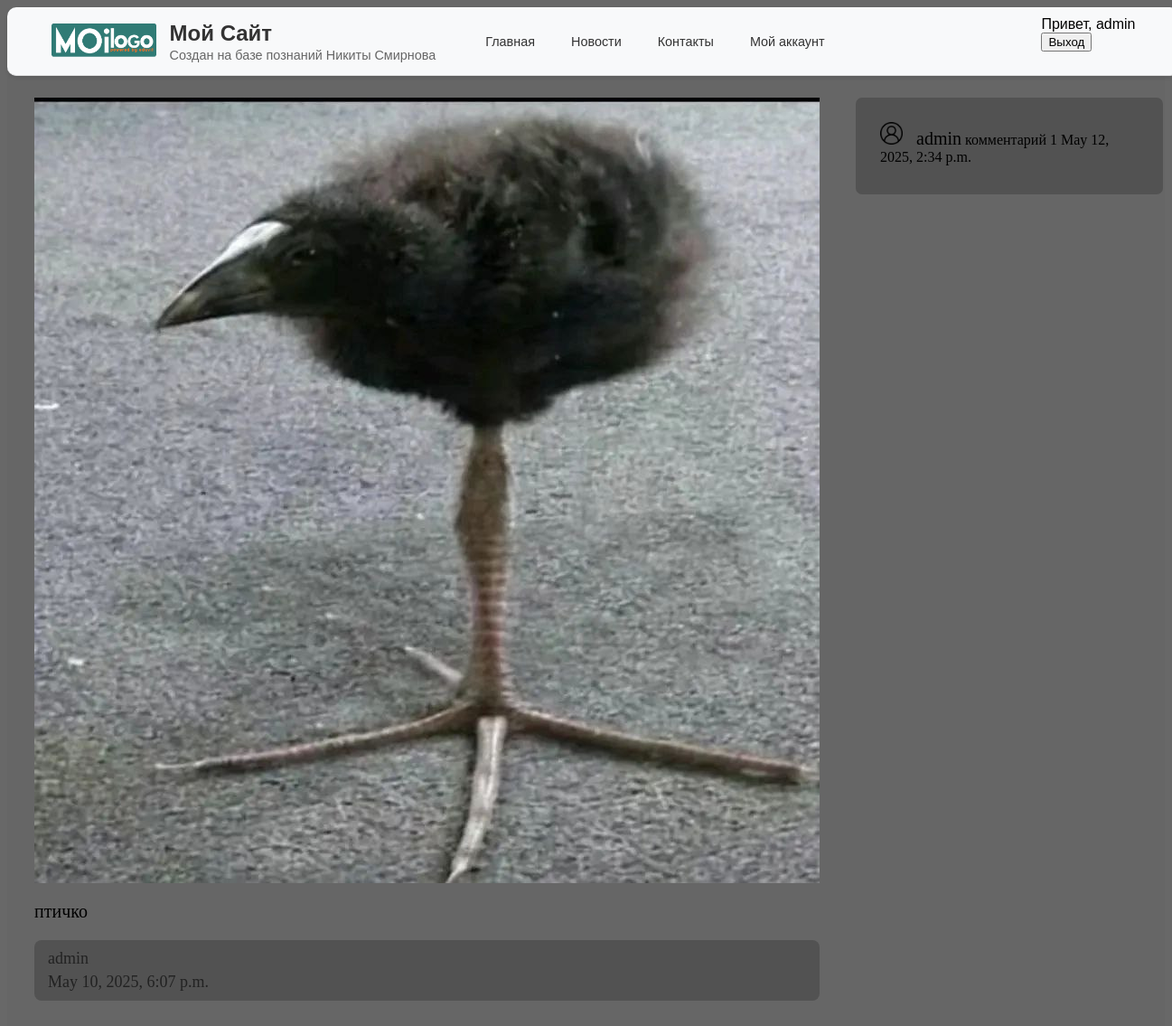
/mysite/detail/1/ (signed in), run on the app's committed database.
### mysite/models.py (models this page shows, shortened)
class BlogPost(models.Model):
    title = models.CharField(max_length=200, verbose_name="Заголовок")
    content = models.TextField(verbose_name="Содержание")
    date_published = models.DateTimeField(default=timezone.now(), verbose_name="Дата публикации")
    image = models.ImageField(upload_to="images/", verbose_name="Изображение")
    author = models.ForeignKey(User, on_delete=models.CASCADE, verbose_name="Автор", null=True, blank=True)
    class Meta:
        verbose_name = "Блог"
        verbose_name_plural = "Блоги"

class Comment(models.Model):
    blog = models.ForeignKey(BlogPost, on_delete=models.CASCADE, verbose_name="Блог")
    author = models.ForeignKey(User, on_delete=models.CASCADE, verbose_name="Автор", null=True, blank=True)
    text = models.TextField(verbose_name="Текст комментария")
    date_published = models.DateTimeField(default=timezone.now(), verbose_name="Дата публикации")
    class Meta:
        verbose_name = "Комментарий"
        verbose_name_plural = "Комментарии"

### mysite/views.py (the view)
# urls.py: path("detail/<int:pk>/", views.detail, name="blog_detail"),
def detail(request, pk):
    blog = BlogPost.objects.get(pk=pk)
    comments = Comment.objects.filter(blog=blog)
    title = blog.title
    return render(
        request,
        template_name='mysite/blog_detail.html',
        context={"blog": blog, "comments": comments, "title": title}
    )

### mysite/templates/mysite/blog_detail.html (shortened to what this page needs)
{% extends 'mysite/layout.html' %}
{% load static %}
{% block static %}
<link rel="stylesheet" href="{% static 'mysite/css/blog_detail.css' %}">
{% endblock %}
{% block content %}
    <div class="blog_detail">
            <div class="content">
                <img src="{{ blog.image.url}}">
                <div><a>{{ blog.content | linebreaks }}</a></div>
                <div class="blog_info">
                    <a>{{ blog.author }}</a>
                    <a>{{ blog.date_published }}</a>
            </div>
        </div>
        <div class="comments">
            {% if "comments" %}
                {% for comment in comments %}
                    <div class="comment">
                        <a style="font-size: 20"><img src="{% static 'mysite/img/user.png' %}"
                        style="width: 25; margin-right: 10px;">
                            {{ comment.author }}</a>
                        <a>{{ comment.text }}</a>
                        <a style="align-self: flex-end">{{ comment.date_published }}</a>
                    </div>
                {% endfor %}
            {% else %}
                    <a class="no_comments">Комментариев пока нет</a>
            {% endif %}
        </div>
    </div>
{% endblock %}

### mysite/templates/mysite/layout.html (shortened to what this page needs)
{% load static %}
<html lang="en">
<head>
    <link rel="stylesheet" href="{% static 'mysite/css/layout.css' %}">
    {% block static %}
    {% endblock %}
</head>
<body>
    <div class="header">
        <div class="nav-container">
            <div class="logo-container">
                <img src="{% static 'mysite/img/logo.png' %}" alt="Логотип сайта" class="logo">
                <div class="site-info">
                    <div class="site-title">Мой Сайт</div>
                    <div class="site-description">Создан на базе познаний Никиты Смирнова</div>
                </div>
            </div>
            <div class="nav-menu">
                <div class="nav-buttons">
                    <a href="{% url 'mysite:index' %}" class="nav-button">Главная</a>
                    <a href="/news/" class="nav-button">Новости</a>
                    <a href="/contacts/" class="nav-button">Контакты</a>
                    <a href="/account/" class="nav-button">Мой аккаунт</a>
                </div>
            </div>
            <div class="login">
                {% if user.is_authenticated %}
                <a>Привет, {{ user.username }}</a>
                <form class="log_out_form" action="{% url 'users:logout' %}" method="post">
                    <button type="submit" class="btn btn-info">Выход</button>
                </form>
            {% else %}
                <a class="nav-button" href="{% url 'users:login' %}">Войти</a>
                <a class="nav-button" href="{% url 'users:register' %}">Зарегистрироваться</a>
            {% endif %}
            </div>
        </div>
    </div>
    <div class="header-spacer"></div>
    {% block content %}
    {% endblock %}
</body>
</html>

### static/mysite/css/layout.css (style rules this page uses)
.header { position: fixed; width: 100%; border-bottom: 1px solid #ddd; z-index: 100; background-color: #f8f9fa; padding: 10px 0; display: flex; align-items: center; justify-content: space-between; box-shadow: 0 2px 4px rgba(0,0,0,0.1); font-family: Arial, sans-serif; border-radius: 10px; }
.nav-container { display: flex; align-items: center; width: 100%; max-width: 1200px; margin: 0 auto; padding: 0 20px; }
.logo-container { display: flex; align-items: center; margin-right: 30px; }
.logo { height: 40px; margin-right: 15px; }
.site-info { display: flex; flex-direction: column; }
.site-title { font-size: 1.5rem; font-weight: bold; color: #333; margin-bottom: 2px; }
.site-description { font-size: 0.9rem; color: #666; }
.nav-menu { display: flex; align-items: center; flex-grow: 1; justify-content: space-between; }
.nav-buttons { display: flex; }
.nav-button { padding: 8px 15px; margin-left: 10px; text-decoration: none; color: #333; border-radius: 4px; transition: all 0.3s ease; font-size: 0.9rem; white-space: nowrap; }
.header-spacer { height: 70px; }
body { background-color: #686868; }

### static/mysite/css/blog_detail.css (style rules this page uses)
.blog_detail { display: flex; flex-direction: row; justify-content: flex-start; align-items: flex-start; gap: 40px; background: #666; padding: 30px; border-radius: 10px; }
.blog_info { margin-bottom: 20px; font-size: 18px; color: #222; background: #525252; padding: 10px 15px; border-radius: 8px; display: flex; flex-direction: column; gap: 5px; }
.content { font-size: 20px; color: #000000; margin-bottom: 20px; }
.comments { flex: 1; background: #525252; padding: 20px; border-radius: 7px; min-width: 300px; max-width: 400px; color: #000000; }
.comment { margin-bottom: 5px; padding: 7px; }

### data on the page
BlogPost: image (picture), content "птичко", author "admin", date_published "May 10, 2025, 6:07 p.m."
Comment: author "admin", text "комментарий 1", date_published "May 12, 2025, 2:34 p.m."

### other printed values
{{ user.username }} "admin"
